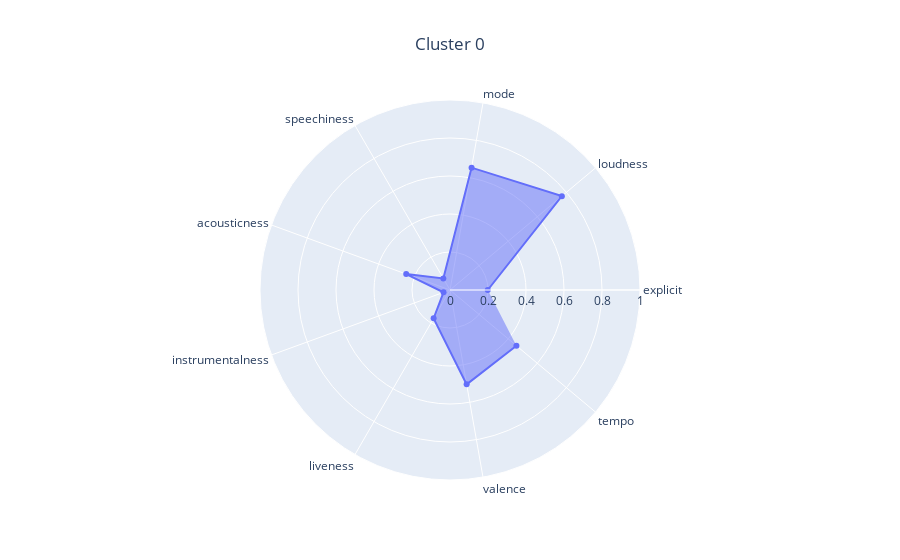

Notebook cell for this chart:
### Code cell
from sklearn.cluster import KMeans


clustering = KMeans(n_clusters=1, n_init="auto", random_state=0)
clustering.fit(X)

kmeans_analyzer = KMeansAnalyzer(df_songs_info, clustering_visualizer)
kmeans_analyzer.analyze_clustering(X, clustering)

### Figure 1 — Plotly figure (JSON) as saved in the notebook; plotly's stock layout.template omitted (floating-point values rounded to 4 significant figures)
{"data": [{"fill": "toself", "r": [0.1987, 0.7685, 0.6538, 0.07014, 0.2453, 0.03638, 0.1723, 0.5042, 0.4563], "theta": ["explicit", "loudness", "mode", "speechiness", "acousticness", "instrumentalness", "liveness", "valence", "tempo"], "type": "scatterpolar"}], "layout": {"title": {"text": "Cluster 0", "x": 0.5}, "polar": {"radialaxis": {"range": [0, 1]}}}}
